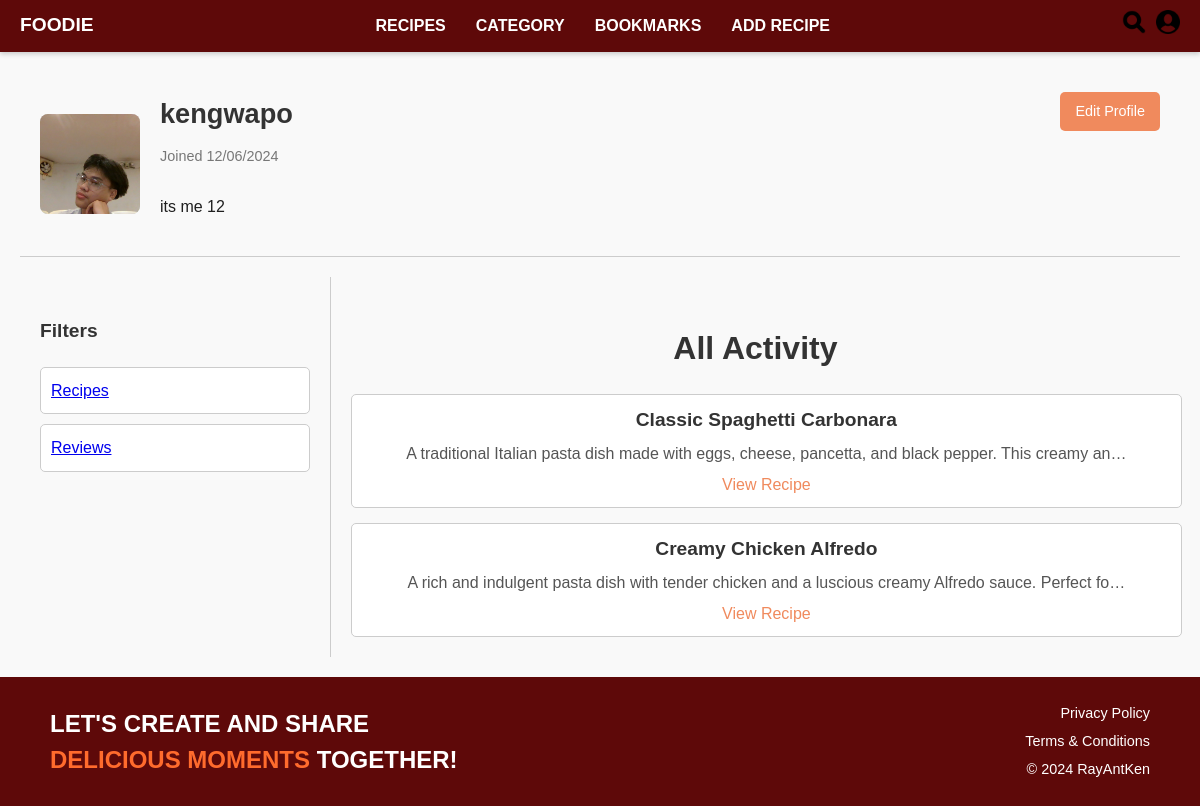
The app's page /profile/ (signed in), older data.
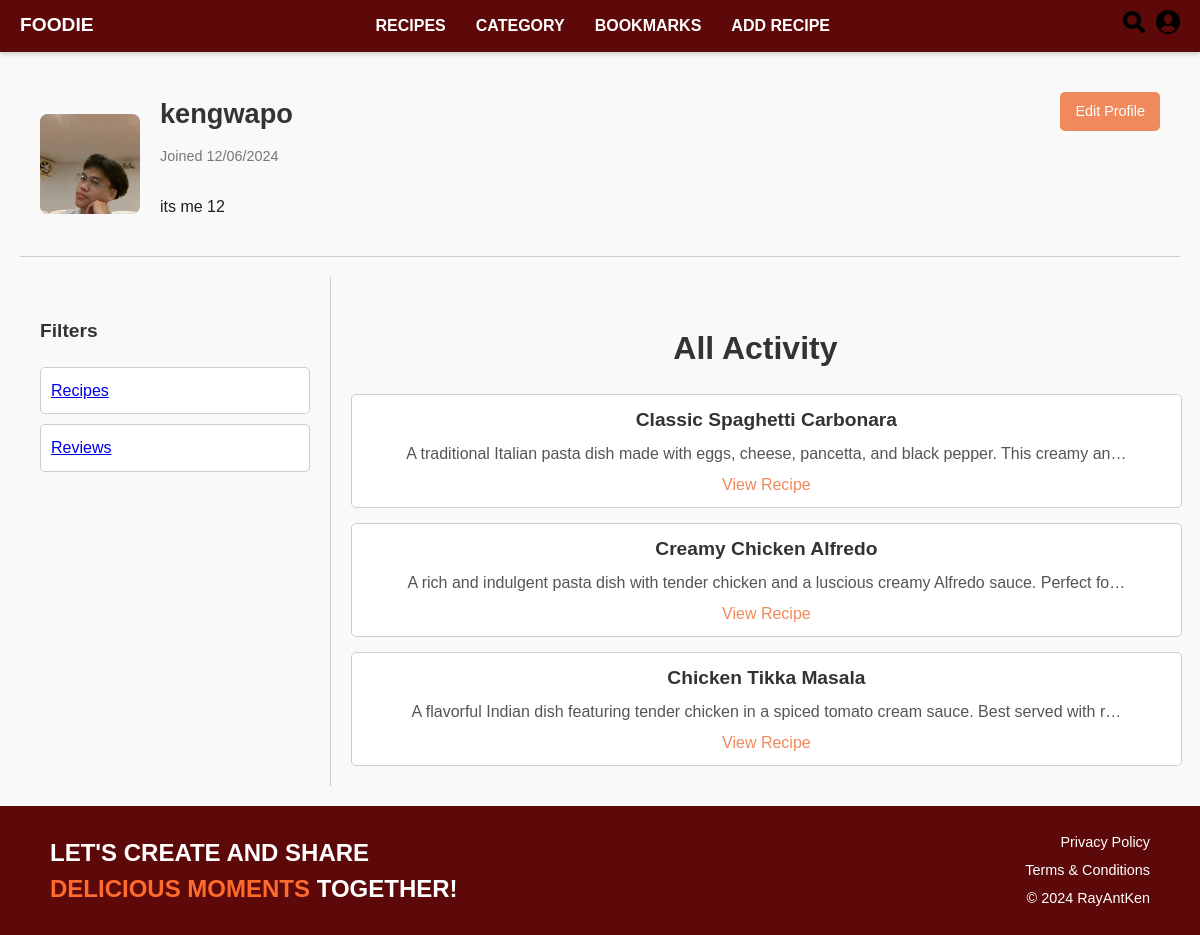
The same page, newer data.
### UserProfile/models.py (models this page shows, shortened)
class UserProfile(models.Model):
    user = models.OneToOneField(User, on_delete=models.CASCADE)
    bio = models.TextField(blank=True, null=True)
    profile_image = models.ImageField(upload_to='profile_images/', default='profile_images/profile.jpg')

### Recipes/models.py (models this page shows, shortened)
class RecipePost(models.Model):
    title = models.CharField(max_length=200)
    user = models.ForeignKey(settings.AUTH_USER_MODEL, on_delete=models.SET_NULL, null=True, blank=True) #User, on_delete=models.CASCADE
    description = models.TextField(default='')
    category = models.CharField(max_length=50, default='Uncategorized')
    ingredients = models.TextField()
    directions = models.TextField(default='')
    image = models.ImageField(upload_to='recipe/images/', blank=True, null=True)  # Optional image field
    created_at = models.DateTimeField(auto_now=True)
    CATEGORY_CHOICES = [
        ('Comfort Food', 'Comfort Food'),
        ('International Eats', 'International Eats'),
        ('Breakfast & Brunch', 'Breakfast & Brunch'),
        ('Community Picks', 'Community Picks'),
    ]
    title = models.CharField(max_length=200)  # Recipe title
    user = models.ForeignKey(
        settings.AUTH_USER_MODEL,
        on_delete=models.SET_NULL,
        null=True,
        blank=True
    )  # Associated user, nullable and optional
    description = models.TextField(default='')  # Brief description of the recipe
    category = models.CharField(
        max_length=50,
        choices=CATEGORY_CHOICES,
        default='Uncategorized'
    )  # Recipe category with predefined choices
    ingredients = models.TextField()  # Ingredients list
    directions = models.TextField(default='')  # Step-by-step directions
    image = models.ImageField(
        upload_to='recipe/images/',
        blank=True,
        null=True
    )  # Optional recipe image
    created_at = models.DateTimeField(auto_now=True)  # Timestamp of creation

### UserProfile/views.py (the view)
# urls.py: path('profile/', profile, name='profile'),
@login_required
def profile(request):
    profile, created = UserProfile.objects.get_or_create(user=request.user)
    user_recipes = RecipePost.objects.filter(user=request.user)
    return render(request, 'profile.html', {
        'profile': profile,
        'user_recipes': user_recipes  # Pass the recipes to the template
    })

### UserProfile/templates/profile.html (shortened to what this page needs)
<!DOCTYPE html>
<html lang="en">
<head>
</head>
<body>
    {% include 'navbar.html' %}
    <div class="container">
        <div class="profile-section">
            {% load static %}
            <div class="profile-image">
                {% if profile.profile_image %}
                    <img src="{{ profile.profile_image.url }}" alt="Profile Image">
                {% else %}
                    <img src="{% static 'profile_images/profile.jpg' %}" alt="Default Profile Image">
                {% endif %}
            </div>
            <div class="profile-details">
                <div class="username">{{ user.username }}</div>
                <div class="joined">Joined {{ profile.user.date_joined|date:"m/d/Y" }}</div>
                <div class="bio">
                    <p>{{ profile.bio }}</p>
                </div>
            </div>
            <a href="{% url 'edit_profile' %}" class="edit-profile-btn">Edit Profile</a>
        </div>
        <div class="layout">
            <div class="filters">
                <h3>Filters</h3>
                <ul>
                    <li><a href="{% url 'user_recipes' %}">Recipes</a></li>
                    <li><a href="{% url 'reviews_list' %}">Reviews</a></li>
                </ul>
            </div>
            <div class="activity-section">
                <h2>All Activity</h2>
                {% if user_recipes.exists %}
                    <div class="recipes-list">
                        {% for recipe in user_recipes %}
                            <div class="recipe-item">
                                <h3>{{ recipe.title }}</h3>
                                <p>{{ recipe.description|truncatechars:100 }}</p>
                                <a href="{% url 'recipe_detail' recipe.id %}">View Recipe</a>
                            </div>
                        {% endfor %}
                    </div>
                {% else %}
                    <div class="icon">😞</div>
                    <div class="no-activity">Uh Oh!<br>Looks like {{ user.username }} has no activity!</div>
                {% endif %}
            </div>
        </div>
    </div>
</body>
{% include 'footer.html' %}
</html>

### HomePage/templates/navbar.html (shortened to what this page needs)
{% load static %}
<!DOCTYPE html>
<html>
<head>
</head>
<body>
  <header class="foodie-navbar">
    <nav class="foodie-navbar-container">
      <div class="foodie-navbar-logo">
        <a href="{% url 'HomePage:home' %}">FOODIE</a>
      </div>
      <div class="foodie-navbar-links">
        <a href="{% url 'recipe_list' %}">RECIPES</a>
        <a href="{% url 'recipe_cuisine' %}">CATEGORY</a>
        <a href="{% url 'bookmark_list' %}">BOOKMARKS</a>
        <a href="{% url 'recipe_create' %}">ADD RECIPE</a>
      </div>
      <div class="foodie-navbar-icons">
        <a href="{% url 'recipe_search' %}">
          <img src="{% static 'images/Search.png' %}" alt="Search">
        </a>
        <div class="foodie-navbar-profile-dropdown">
          <a href="#">
            <img src="{% static 'images/Account.png' %}" alt="Account">
          </a>
        </div>
      </div>
    </nav>
  </header>
</body>
</html>

### HomePage/templates/footer.html
<footer style="background-color: #5e0909; color: #ffffff; padding: 20px 50px; display: flex; justify-content: space-between; align-items: center; flex-wrap: wrap;">
    <div style="flex: 1;">
      <h2 style="font-size: 1.5rem; font-weight: bold; line-height: 1.5; text-transform: uppercase; margin: 0;">
        LET'S CREATE AND SHARE <br>
        <span style="color: #ff6b2d;">DELICIOUS MOMENTS</span> TOGETHER!
      </h2>
    </div>
    <div style="text-align: right; flex: 1;">
      <p style="margin: 5px 0; font-size: 0.9rem;">Privacy Policy</p>
      <p style="margin: 5px 0; font-size: 0.9rem;">Terms & Conditions</p>
      <p style="margin: 5px 0; font-size: 0.9rem;">© 2024 RayAntKen</p>
    </div>
  </footer>

### UserProfile/templates/profile.html (style rules this page uses)
body { font-family: 'Poppins', sans-serif; margin: 0; padding: 0; background-color: #f8f6f1; color: #333; }
.container { max-width: 1200px; margin: 0 auto; display: flex; flex-direction: column; padding: 20px; }
.profile-section { display: flex; align-items: center; border-bottom: 1px solid #ccc; padding: 20px; position: relative; }
.profile-image { width: 100px; height: 100px; background-color: #ccc; margin-right: 20px; border-radius: 8px; overflow: hidden; }
.profile-image img { width: 100%; height: 100%; object-fit: cover; }
.profile-details { display: flex; flex-direction: column; }
.profile-details .username { font-size: 1.7rem; font-weight: bold; }
.profile-details .joined { font-size: 0.9rem; color: #777; margin-top: 10px; }
.bio { font-size: 1rem; color: #1f1f1f; margin-top: 10px; }
.layout { display: flex; margin-top: 20px; }
.filters { width: 25%; padding: 20px; border-right: 1px solid #ccc; }
.filters h3 { font-size: 1.2rem; margin-bottom: 20px; }
.filters ul { list-style: none; padding: 0; }
.filters ul li { padding: 10px; margin-bottom: 10px; background-color: #fff; border: 1px solid #ccc; border-radius: 5px; cursor: pointer; }
.activity-section { width: 75%; padding: 20px; text-align: center; }
.activity-section h2 { font-size: 2rem; margin-bottom: 20px; }
.edit-profile-btn { background-color: #f08a5d; color: white; padding: 8px 15px; border: none; border-radius: 5px; font-size: 0.9rem; cursor: pointer; text-align: center; display: inline-block; position: absolute; top: 20px; right: 20px; text-decoration: none; }
.recipes-list { display: flex; flex-direction: column; gap: 15px; align-items: flex-start; }
.recipe-item { padding: 10px; background-color: #fff; border: 1px solid #ccc; border-radius: 5px; width: 100%; }
.recipe-item h3 { margin: 0; font-size: 1.2rem; }
.recipe-item p { color: #555; margin: 5px 0; }
.recipe-item a { color: #f08a5d; text-decoration: none; }

Row changes from the older to the newer data that the page shows:
added RecipePost: title "Chicken Tikka Masala", description "A flavorful Indian dish featuring tender chicken in a spiced tomato cream sauce. Best served with r…"
